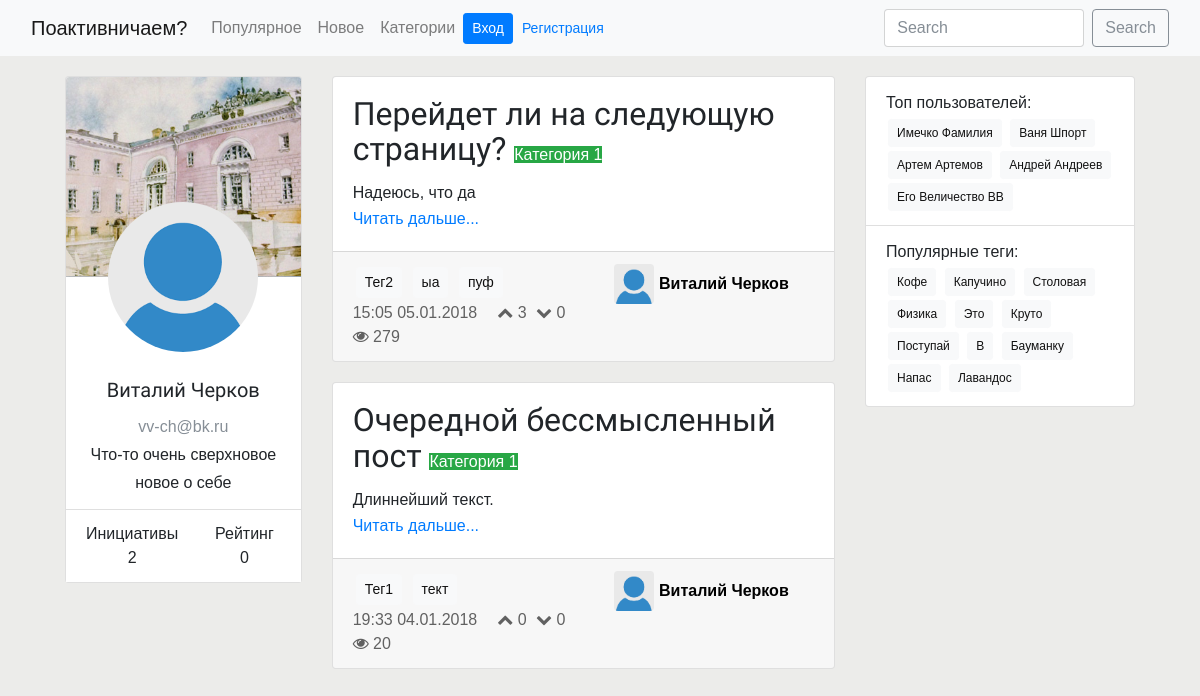
The page /userprofile/3/ on the database as committed earlier.
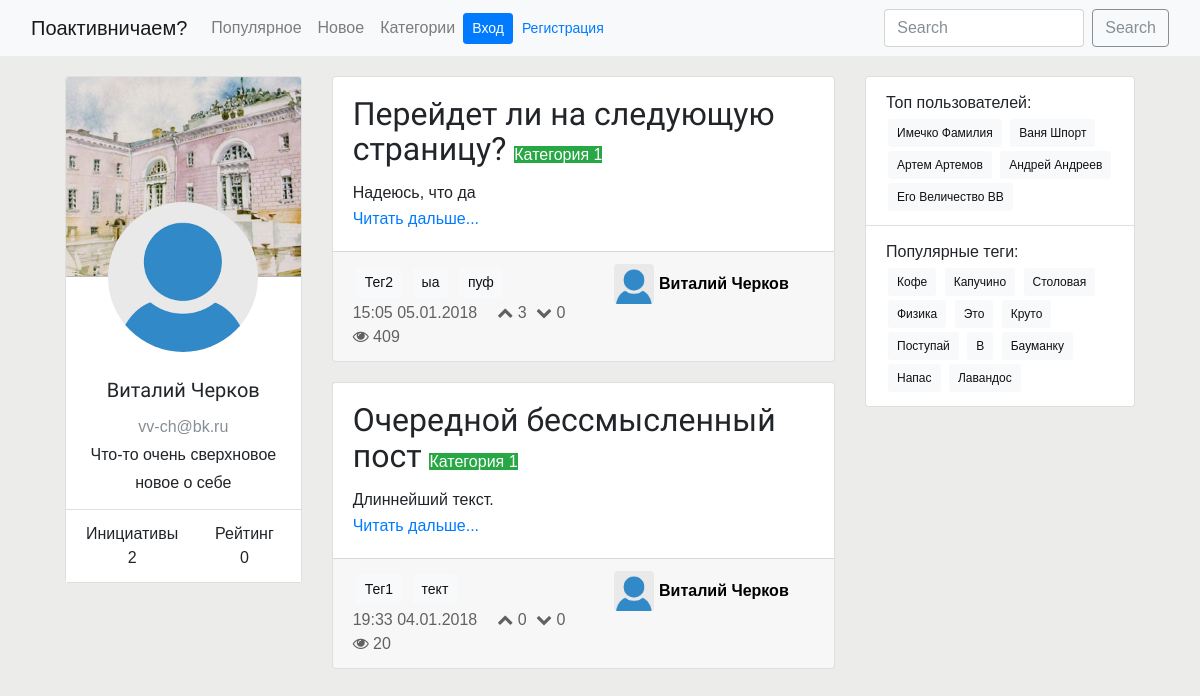
The same page on the database as committed later.
### userprofile/models.py (models this page shows, shortened)
class UserProfile(models.Model):
    user = models.OneToOneField(User, on_delete=models.CASCADE)
    rating = models.IntegerField(default=0)
    about = models.TextField(blank=True)
    def get_absolute_url(self):
        return reverse('userprofile:userpage', kwargs={'pk': self.pk})

### post/models.py (models this page shows, shortened)
class Post(models.Model):
    class Meta:
        ordering = ['-pub_date']
    title = models.CharField(max_length=250)
    text = models.TextField()
    pub_date = models.DateTimeField(auto_now_add=True)
    like_dislike = models.ManyToManyField(UserProfile, through='LikeDislike')
    views = models.IntegerField(default=0)
    category = models.ForeignKey(Category, on_delete=models.CASCADE)
    tag = models.ManyToManyField(Tag)
    author = models.ForeignKey(UserProfile, on_delete=models.CASCADE, blank=True, related_name='own_posts')
    deleted = models.BooleanField(default=False)
    edited = models.BooleanField(default=False)
    posts = model_managers.PostManager()
    def get_absolute_url(self):
        return reverse('post:detail', kwargs={'pk': self.pk})
    def get_likes_count(self):
        return len(self.like_dislike.all().filter(likedislike__vote=settings.LIKE))
    def get_dislikes_count(self):
        return len(self.like_dislike.all().filter(likedislike__vote=settings.DISLIKE))

### category/models.py (models this page shows, shortened)
class Category(models.Model):
    label = models.CharField(unique=True, max_length=30)
    description = models.TextField()

### tag/models.py (models this page shows, shortened)
class Tag(models.Model):
    label = models.CharField(max_length=30, unique=True)

### userprofile/views.py (the view)
# urls.py: url(r'^(?P<pk>\d+)/', views.UserPageDetail.as_view(), name='userpage'),
class UserPageDetail(SingleObjectMixin, ListView):
    model = UserProfile
    template_name = 'userprofile/userpage.html'
    paginate_by = 10
    def get(self, request, *args, **kwargs):
        self.object = self.get_object(queryset=UserProfile.objects.all())
        return super(UserPageDetail, self).get(request, *args, **kwargs)
    def get_context_data(self, **kwargs):
        context = super(UserPageDetail, self).get_context_data(**kwargs)
        context['pag_options'] = ListPost.set_paginator_options(context)
        context['userprofile'] = self.object
        return context
    def get_queryset(self):
        return Post.posts.get_queryset_by_author(self.object.pk)

### bauchange/context.py (called while the page is built)
def current_userprofile(request):
    if hasattr(request, 'user') and request.user.is_authenticated():
        try:
            userprofile = UserProfile.objects.get(user=request.user)
        except:
            userprofile = None
    else:
        userprofile = None
    return {
        'context_userprofile': userprofile
    }

def menu_buttons(request):
    buttons = [
        {
            'label': _('Популярное'),
            'url': reverse_lazy('post:list')
        },
        {
            'label': _('Новое'),
            'url': reverse_lazy('post:list')
        },
        {
            'label': _('Категории'),
            'url': reverse_lazy('category:all-categories')
        },
    ]
    return {
        'context_menu_buttons': buttons
    }

### post/model_managers.py (called while the page is built)
    def get_queryset(self):
        return super(PostManager, self).get_queryset()

    def get_queryset_by_author(self, author):
        return self.get_queryset().filter(author=author)

### post/views.py (called while the page is built)
    def set_paginator_options(context):
        first_index = max(context['page_obj'].number - 2, 1)
        last_index = min(first_index + 4, context['paginator'].num_pages)
        first_index = max(1, last_index - 4)
        return {
            'first': first_index,
            'last': last_index
        }

### userprofile/templates/userprofile/userpage.html
{% extends "base.html" %}
{% block content %}
    <div class="row justify-content-center">
        <div class="userpage-left-side col-lg-4 col-md-12 ">
            {% include "userprofile/userpage/usercard.html" %}
        </div>
        <div class="col">
            {% include "post/list.html" with posts_list=object_list %}
        </div>
    </div>
{% endblock %}

### templates/base.html (shortened to what this page needs)
<!DOCTYPE html>
<html lang="ru">
<head>
    <link rel="stylesheet" href="/static/css/bootstrap.css">
    <link rel="stylesheet" href="/static/css/base.css">
    <link rel="stylesheet" href="https://cdnjs.cloudflare.com/ajax/libs/font-awesome/4.7.0/css/font-awesome.min.css">
</head>
<body>
{% block base_block %}
    {% include "base-navbar.html" %}
    <div class="middle container-fluid">
        <div class="row justify-content-center">
            <div class="content col-lg-8 col-md-9">
                {% block content %}{% endblock %}
            </div>
            <div class="sidebar col-lg-3 col-md-3">
                {% include "base-sidebar.html" %}
            </div>
        </div>
    </div>
{% endblock %}
</body>
</html>

### templates/base-navbar.html (shortened to what this page needs)
<nav class="base-navbar navbar navbar-expand-lg navbar-light bg-light">
    <div class="container-fluid">
        <a class="navbar-brand" href="/">Поактивничаем?</a>
        <div class="collapse navbar-collapse" id="navbarSupportedContent">
            <ul class="navbar-nav mr-auto">
                {% for button in context_menu_buttons %}
                    <li class="nav-item
                    ">
                        <a class="nav-link" href="{{ button.url }}">{{ button.label }}
                        </a>
                    </li>
                {% endfor %}
                {% include "navbar/user-dropdown.html" %}
            </ul>
            <form class="form-inline my-2 my-lg-0">
                <input class="form-control mr-sm-2" style="width: 200px;" type="text" placeholder="Search" aria-label="Search">
                <button class="btn btn-outline-secondary my-2 my-sm-0" type="submit">Search</button>
            </form>
        </div>
    </div>
</nav>

### templates/navbar/user-dropdown.html
{% if request.user.is_authenticated %}
    <li class="nav-item dropdown">
        <a class="nav-link dropdown-toggle
            {% if request.path == context_userprofile.get_absolute_url %}
                active
            {% endif %}
        " role="button" id="userDropDown" data-toggle="dropdown" aria-haspopup="true" aria-expanded="false">
            {{ request.user.first_name }} {{ request.user.last_name }}
        </a>
        <div class="dropdown-menu" aria-labelledby="userDropDown">
            {% include "button-texts/create-post-a.html" with html_classes="dropdown-item" %}
            <a class="dropdown-item" href="{{ context_userprofile.get_absolute_url }}"><i class="fa fa-user" aria-hidden="true"></i> Профиль</a>
            <div class="dropdown-divider"></div>
            {% include "button-texts/logout-a.html" with html_classes="dropdown-item" %}
        </div>
    </li>
{% else %}
    <form class="form-inline">
        <li class="nav-item">
            <a class="btn btn-primary btn-sm" href="{% url "userprofile:login" %}?next={{ request.get_full_path }}">Вход</a>
        </li>
        <li class="nav-item">
            <a class="btn btn-link btn-sm" href="{% url "userprofile:signup" %}?next={{ request.get_full_path }}">Регистрация</a>
        </li>
    </form>
{% endif %}

### userprofile/templates/userprofile/userpage/usercard.html (shortened to what this page needs)
<div class="card text-center userpage-card">
    <div class="card-header userpage-user-bg"></div>
    <div class="userpage-photo-container">
        <div class="userpage-photo-sq">
            <img class="rounded-circle userpage-photo" src="/upload/img/user_empty.png">
        </div>
    </div>
    <div class="card-body userpage-user-info">
        <ul class="list-group list-group-flush">
            <li class="list-group-item">
                <h5 class="card-title">{{ userprofile.user.first_name }} {{ userprofile.user.last_name }}</h5>
                <p class="card-text text-secondary">{{ userprofile.user.email }}</p>
                <p class="card-text">{{ userprofile.about }}</p>
            </li>
            <li class="list-group-item">
                <div class="row">
                    <div class = "col">
                        <div class="">Инициативы</div>
                        <div class="">{{ object_list.count }}</div>
                    </div>
                    <div class = "col">
                        <div class="">Рейтинг</div>
                        <div class="">{{ userprofile.rating }}</div>
                    </div>
                </div>
            </li>
        </ul>
    </div>
</div>

### post/templates/post/list.html (shortened to what this page needs)
{% for post in posts_list %}
    {% include "post/list-includes/short-post-item.html" with post=post %}
{% endfor %}

### post/templates/post/list-includes/short-post-item.html
<div class="post-mini card">
    {% include "post/list-includes/short-post-body.html" %}
    {% include "post/list-includes/short-post-footer.html" %}
</div>

### post/templates/post/list-includes/short-post-body.html
<div class="card-body">
    <h2 class="card-title">
        {{ post.title }}
        <a href="{% url 'category:posts-by-category' pk=post.category.id %}">
            <span class="post-category-mini badge-success">
                {{ post.category.label }}
            </span>
        </a>
    </h2>
    <p class="card-text">
        {{ post.text|truncatewords:80 }}
    </p>
    <a href="{{ post.get_absolute_url }}" class="card-link">Читать дальше...</a>
</div>

### post/templates/post/list-includes/short-post-footer.html
<div class="card-footer">
    <div class="row">
        <div class="post-info meta col">
            {% include "post/list-includes/short-post-tags.html" with tags=post.tag %}
            <div class="post-statistics-mini card-text">
                <span class="pub-date-mini float-left">{{ post.pub_date|date:"H:i d.m.Y" }}</span>
                <ul class="list-inline">
                    <li class="list-inline-item"><i class="fa fa-chevron-up" aria-hidden="true"></i> {{ post.get_likes_count }}</li>
                    <li class="list-inline-item"><i class="fa fa-chevron-down" aria-hidden="true"></i> {{ post.get_dislikes_count }}</li>
                    <li class="list-inline-item"><i class="fa fa-eye" aria-hidden="true"></i> {{ post.views }}</li>
                </ul>
            </div>
        </div>
        <a class="author-info-mini col-md-auto col-sm-auto row float-right" href="{{ post.author.get_absolute_url }}">
            <img src="/upload/img/user_empty.png" class="author-photo-mini rounded float-left">
            <h4 class="author-name-mini">{{ post.author.user.first_name}} {{ post.author.user.last_name}}</h4>
        </a>
    </div>
</div>

### post/templates/post/list-includes/short-post-tags.html
<div class="post-tags-mini">
    {% for tag_item in tags.all %}
        <a href="{% url "tag:posts-by-tag" pk=tag_item.id %}" class="tag btn btn-light btn-sm">{{ tag_item.label }}</a>
    {% endfor %}
</div>

### templates/base-sidebar.html
<ul class="list-group">
    <li class="list-group-item">
        <p>Топ пользователей:</p>
        <button type="button" class="user-popular btn btn-light btn-sm">Имечко Фамилия</button>
        <button type="button" class="user-popular btn btn-light btn-sm">Ваня Шпорт</button>
        <button type="button" class="user-popular btn btn-light btn-sm">Артем Артемов</button>
        <button type="button" class="user-popular btn btn-light btn-sm">Андрей Андреев</button>
        <button type="button" class="user-popular btn btn-light btn-sm">Его Величество ВВ</button>
    </li>
    <li class="list-group-item">
        <p>Популярные теги:</p>
        <button type="button" class="tag btn btn-light btn-sm">Кофе</button>
        <button type="button" class="tag btn btn-light btn-sm">Капучино</button>
        <button type="button" class="tag btn btn-light btn-sm">Столовая</button>
        <button type="button" class="tag btn btn-light btn-sm">Физика</button>
        <button type="button" class="tag btn btn-light btn-sm">Это</button>
        <button type="button" class="tag btn btn-light btn-sm">Круто</button>
        <button type="button" class="tag btn btn-light btn-sm">Поступай</button>
        <button type="button" class="tag btn btn-light btn-sm">В</button>
        <button type="button" class="tag btn btn-light btn-sm">Бауманку</button>
        <button type="button" class="tag btn btn-light btn-sm">Напас</button>
        <button type="button" class="tag btn btn-light btn-sm">Лавандос</button>
    </li>
</ul>

### static/css/base.css (style rules this page uses)
body, html { background-color: #ECECEA; font-family: 'Ubuntu', sans-serif; font-size: 16px; }
h1, h2, h3, h4, h5, h6 { font-family: 'Russo One', sans-serif; margin: 0; }
a, a:hover, a:visited { text-decoration-line: none; }
p { font-family: 'Ubuntu', sans-serif; font-size: 16px; line-height: 28px; margin-bottom: 0px; }
.meta { color: #616161; }
.tag, .user-popular { margin: 3px; }
.list-inline { margin-bottom: 0px; }
.base-navbar { margin-bottom: 20px; }
.post-mini { margin-bottom: 20px; }
.post-category-mini { font-family: 'Ubuntu', sans-serif; font-size: 16px; }
.post-statistics-mini { margin: 0; padding: 0; opacity: 1; }
.author-info-mini { display: block; width: 250px; height: 40px; color: black; font-size: 14px; }
.author-photo-mini { float: left; margin: 5px; margin-top: 0px; width: 40px; height: 40px; }
.pub-date-mini { margin-right: 20px; }
.author-name-mini { font-family: 'Ubuntu', sans-serif; font-weight: 700; font-size: 16px; margin-right: 20px; line-height: 40px; }
.sidebar button { font-size: 12px; margin: 2px; }
.userpage-left-side { min-width: 250px; }
.userpage-user-bg { background: url("/upload/img/user_bg.jpg"); background-size: cover; background-position: center; }
.userpage-user-bg { height: 200px; }
.userpage-photo-container { position: absolute; top: 125px; width: 100%; text-align: center; }
.userpage-photo-sq { margin-left: auto; margin-right: auto; width: 150px; height: 150px; }
.userpage-photo { width: 150px; height: 150px; }
.userpage-user-info { padding: 90px 0 0 0; }

Rows that differ between the two databases and show on the page:
changed Post "Перейдет ли на следующую страницу?": views "279" → "409"
